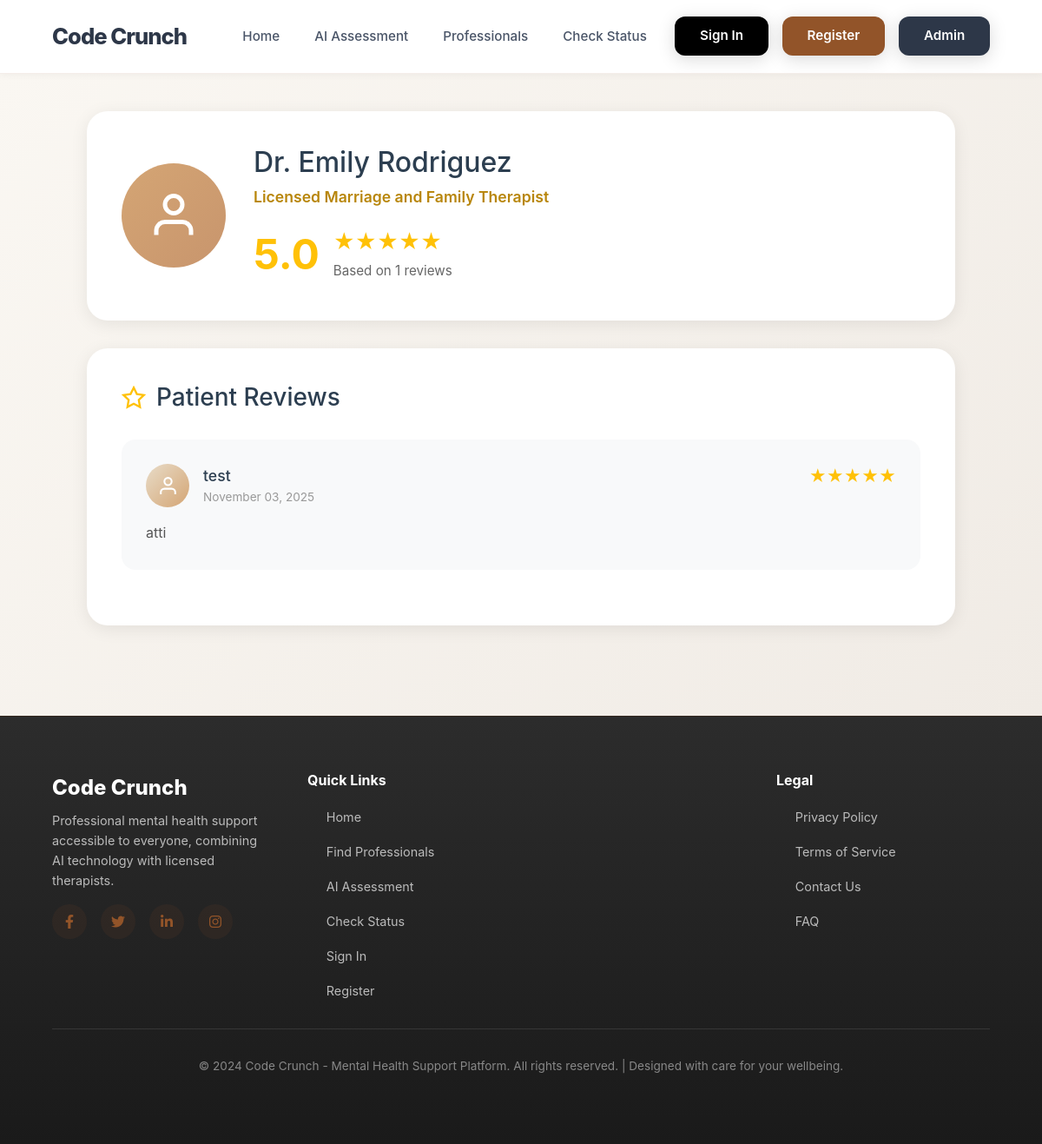
Page /professional/3/reviews on the earlier database version.
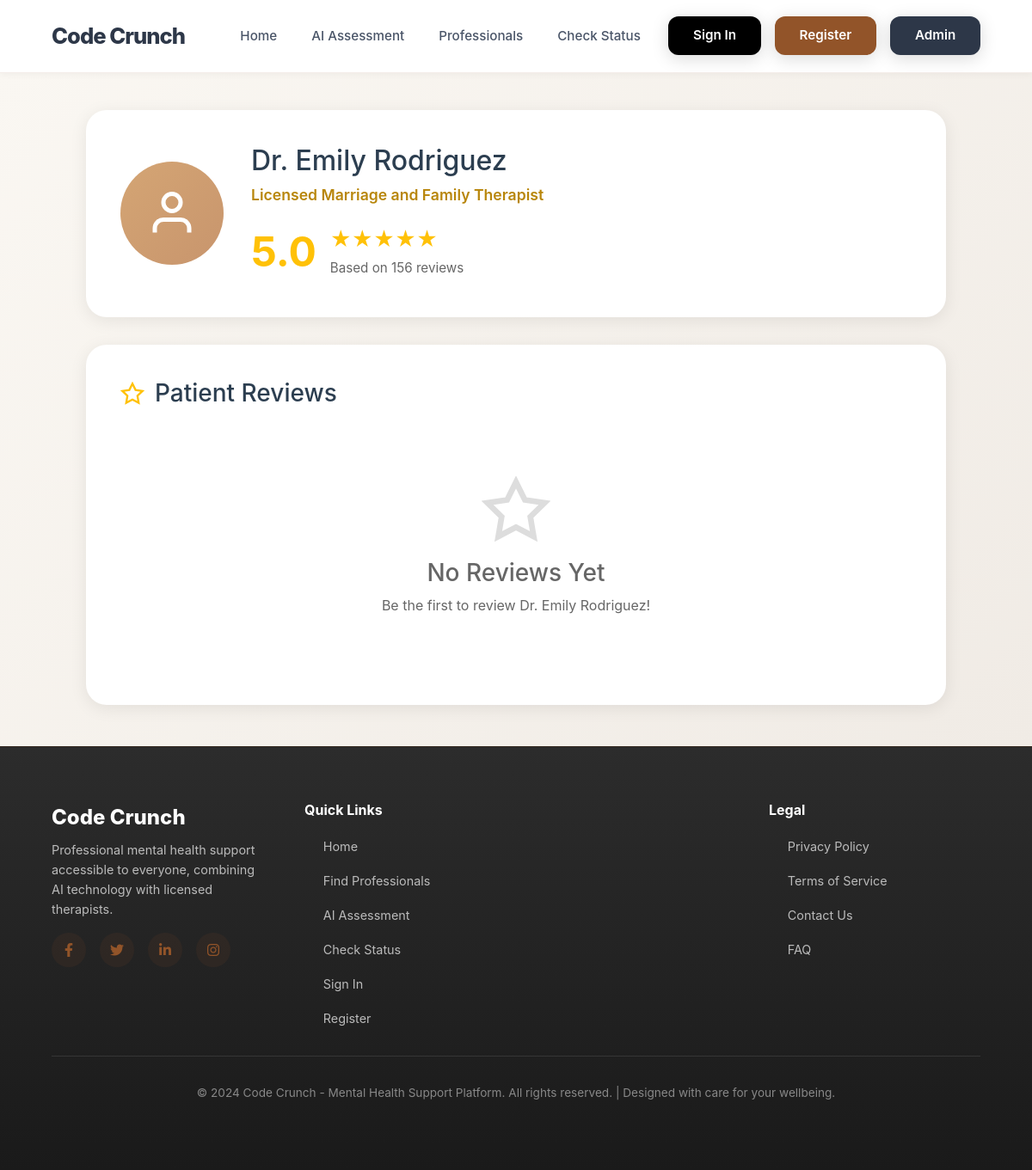
Same page on the later database version.
### app.py (models this page shows, shortened)
class Professional(db.Model):
    id = db.Column(db.Integer, primary_key=True)
    name = db.Column(db.String(100), nullable=False)
    title = db.Column(db.String(100), nullable=False)
    specialization = db.Column(db.String(200), nullable=False)
    bio = db.Column(db.Text, nullable=False)
    experience_years = db.Column(db.Integer, nullable=False)
    education = db.Column(db.Text, nullable=False)
    languages = db.Column(db.String(200), nullable=False)
    image_url = db.Column(db.String(200), default='default-avatar.jpg')
    available_days = db.Column(db.String(200), nullable=False)
    rating = db.Column(db.Float, default=5.0)
    total_reviews = db.Column(db.Integer, default=0)
    is_active = db.Column(db.Boolean, default=True)
    created_at = db.Column(db.DateTime, default=datetime.utcnow)
    appointments = db.relationship('Appointment', backref='professional', lazy=True)
    reviews = db.relationship('Review', backref='professional', lazy=True)

class Review(db.Model):
    id = db.Column(db.Integer, primary_key=True)
    user_id = db.Column(db.Integer, db.ForeignKey('user.id'), nullable=True)
    professional_id = db.Column(db.Integer, db.ForeignKey('professional.id'), nullable=False)
    appointment_id = db.Column(db.Integer, db.ForeignKey('appointment.id'), nullable=False)
    rating = db.Column(db.Integer, nullable=False)  # 1-5 stars
    comment = db.Column(db.Text, nullable=True)
    is_approved = db.Column(db.Boolean, default=True)
    is_anonymous = db.Column(db.Boolean, default=False)
    created_at = db.Column(db.DateTime, default=datetime.utcnow)

class User(db.Model):
    id = db.Column(db.Integer, primary_key=True)
    name = db.Column(db.String(100), nullable=False)
    email = db.Column(db.String(120), unique=True, nullable=False)
    phone = db.Column(db.String(20), nullable=False)
    password_hash = db.Column(db.String(255), nullable=False)
    created_at = db.Column(db.DateTime, default=datetime.utcnow)
    is_active = db.Column(db.Boolean, default=True)
    appointments = db.relationship('Appointment', backref='user', lazy=True)
    reviews = db.relationship('Review', backref='user', lazy=True)

### app.py (the view)
@app.route('/professional/<int:prof_id>/reviews')
def professional_reviews(prof_id):
    professional = Professional.query.get_or_404(prof_id)
    reviews = Review.query.filter_by(
        professional_id=prof_id,
        is_approved=True
    ).order_by(Review.created_at.desc()).all()
    return render_template('professional_reviews.html',
                         professional=professional,
                         reviews=reviews)

### templates/professional_reviews.html (shortened to what this page needs)
{% extends "layout.html" %}
{% block content %}
<div class="reviews-page">
    <div class="reviews-container">
        <div class="prof-header">
            <div class="prof-avatar-large">
                <svg viewBox="0 0 24 24" fill="none" stroke="currentColor" stroke-width="2">
                    <path d="M20 21v-2a4 4 0 0 0-4-4H8a4 4 0 0 0-4 4v2"></path>
                    <circle cx="12" cy="7" r="4"></circle>
                </svg>
            </div>
            <div class="prof-info">
                <h1>{{ professional.name }}</h1>
                <p>{{ professional.title }}</p>
                <div class="rating-summary">
                    <div class="rating-number">{{ professional.rating }}</div>
                    <div class="rating-details">
                        <div class="stars-large">
                            {% for i in range(5) %}★{% endfor %}
                        </div>
                        <div class="rating-count">Based on {{ professional.total_reviews }} reviews</div>
                    </div>
                </div>
            </div>
        </div>
        <div class="reviews-section">
            <h2 class="section-title">
                <svg viewBox="0 0 24 24" fill="none" stroke="currentColor" stroke-width="2">
                    <polygon points="12 2 15.09 8.26 22 9.27 17 14.14 18.18 21.02 12 17.77 5.82 21.02 7 14.14 2 9.27 8.91 8.26 12 2"></polygon>
                </svg>
                Patient Reviews
            </h2>
            {% if reviews %}
                {% for review in reviews %}
                <div class="review-card">
                    <div class="review-header">
                        <div class="reviewer-info">
                            <div class="reviewer-avatar">
                                <svg viewBox="0 0 24 24" fill="none" stroke="currentColor" stroke-width="2">
                                    <path d="M20 21v-2a4 4 0 0 0-4-4H8a4 4 0 0 0-4 4v2"></path>
                                    <circle cx="12" cy="7" r="4"></circle>
                                </svg>
                            </div>
                            <div class="reviewer-details">
                                <h4>
                                    {% if review.is_anonymous %}
                                        Anonymous Patient
                                    {% else %}
                                        {{ review.user.name if review.user else 'Verified Patient' }}
                                    {% endif %}
                                </h4>
                                <div class="review-date">{{ review.created_at.strftime('%B %d, %Y') }}</div>
                            </div>
                        </div>
                        <div class="review-stars">
                            {% for i in range(review.rating) %}★{% endfor %}
                        </div>
                    </div>
                    {% if review.comment %}
                    <div class="review-comment">{{ review.comment }}</div>
                    {% endif %}
                </div>
                {% endfor %}
            {% else %}
                <div class="empty-reviews">
                    <svg viewBox="0 0 24 24" fill="none" stroke="currentColor" stroke-width="2">
                        <polygon points="12 2 15.09 8.26 22 9.27 17 14.14 18.18 21.02 12 17.77 5.82 21.02 7 14.14 2 9.27 8.91 8.26 12 2"></polygon>
                    </svg>
                    <h3>No Reviews Yet</h3>
                    <p>Be the first to review {{ professional.name }}!</p>
                </div>
            {% endif %}
        </div>
    </div>
</div>
{% endblock %}

Differences in the rows shown:
removed Review: user "test", created_at "November 03, 2025", rating 5 (drawn), comment "atti"
changed Professional "Dr. Emily Rodriguez": total_reviews "1" → "156"; name (not shown) → "Dr. Emily Rodriguez"
Other differences:
text now shown: "No Reviews Yet Be the first to review !"
